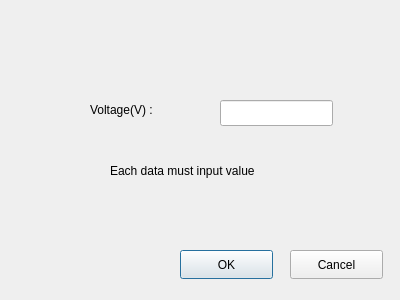
<?xml version="1.0" encoding="UTF-8"?>
<ui version="4.0">
 <class>Linenodeitemdialog</class>
 <widget class="QDialog" name="Linenodeitemdialog">
  <property name="geometry">
   <rect>
    <x>0</x>
    <y>0</y>
    <width>400</width>
    <height>300</height>
   </rect>
  </property>
  <property name="windowTitle">
   <string>Dialog</string>
  </property>
  <widget class="QPushButton" name="OK">
   <property name="geometry">
    <rect>
     <x>180</x>
     <y>250</y>
     <width>93</width>
     <height>29</height>
    </rect>
   </property>
   <property name="text">
    <string>OK</string>
   </property>
  </widget>
  <widget class="QPushButton" name="Cancel">
   <property name="geometry">
    <rect>
     <x>290</x>
     <y>250</y>
     <width>93</width>
     <height>29</height>
    </rect>
   </property>
   <property name="text">
    <string>Cancel</string>
   </property>
  </widget>
  <widget class="QLabel" name="label">
   <property name="geometry">
    <rect>
     <x>90</x>
     <y>100</y>
     <width>111</width>
     <height>20</height>
    </rect>
   </property>
   <property name="text">
    <string>Voltage(V) :</string>
   </property>
  </widget>
  <widget class="QLineEdit" name="volline">
   <property name="geometry">
    <rect>
     <x>220</x>
     <y>100</y>
     <width>113</width>
     <height>26</height>
    </rect>
   </property>
  </widget>
  <widget class="QLabel" name="warning">
   <property name="geometry">
    <rect>
     <x>110</x>
     <y>160</y>
     <width>191</width>
     <height>21</height>
    </rect>
   </property>
   <property name="text">
    <string>Each data must input value</string>
   </property>
  </widget>
 </widget>
 <resources/>
 <connections/>
</ui>
